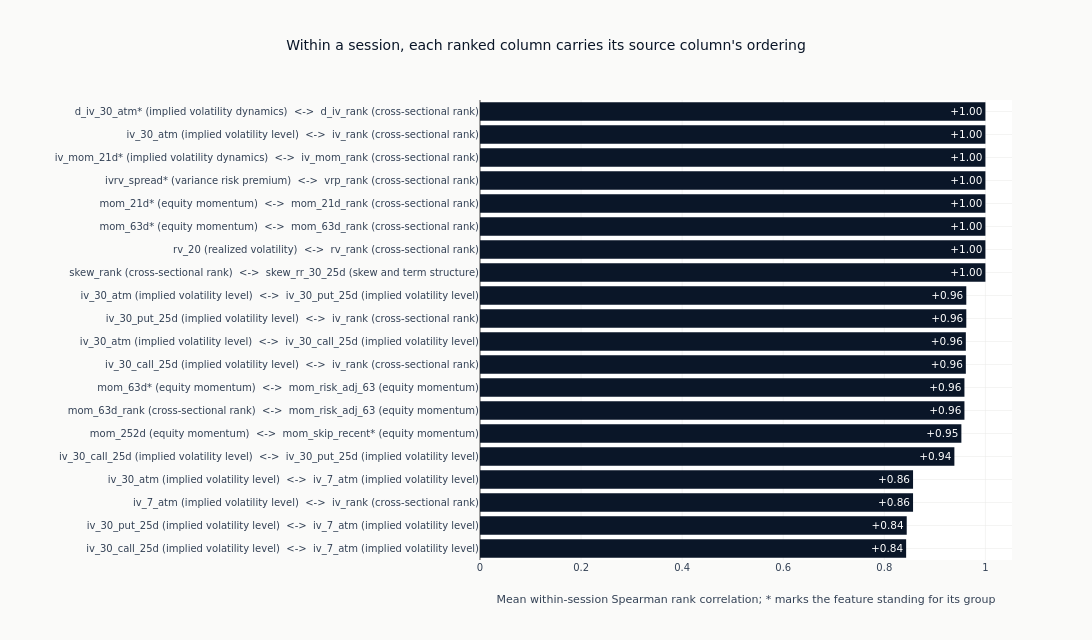

Source (notebook cell):
### Markdown cell above
### The strongest redundant pairs

Ranked pairs rather than the full matrix: the question is which two candidates
are the same evidence entered twice, and a heatmap over this many features
answers it only if the reader can still read the tick labels. Each bar names both
members with the family each belongs to, and marks with an asterisk whichever of
the two stands for its group. A pair inside one family and a pair spanning two
are then distinguishable, and the second kind is what a family-by-family
selection would miss.

### Code cell
RANKED_PAIRS = 20
if high_corr_pairs:
    ranked = sorted(high_corr_pairs, key=lambda pair: abs(pair[2]), reverse=True)[:RANKED_PAIRS]

    def pair_member(name: str) -> str:
        """Name a member with its family, starred when it stands for its group."""
        star = "*" if represented_by.get(name) == name else ""
        return f"{name}{star} ({families.get(name, 'unassigned')})"

    pair_labels = [f"{pair_member(left)}  <->  {pair_member(right)}" for left, right, _ in ranked]
    pair_values = [value for _, _, value in ranked]
    cross_family = sum(families.get(left) != families.get(right) for left, right, _ in ranked)
    fig = go.Figure(
        go.Bar(
            x=list(reversed(pair_values)),
            y=list(reversed(pair_labels)),
            orientation="h",
            marker_color=[
                COLORS["blue"] if value > 0 else COLORS["copper"] for value in reversed(pair_values)
            ],
            text=[f"{value:+.2f}" for value in reversed(pair_values)],
            textposition="inside",
        )
    )
    fig.update_layout(
        title="Within a session, each ranked column carries its source column's ordering",
        xaxis_title=(
            "Mean within-session Spearman rank correlation; "
            "* marks the feature standing for its group"
        ),
        height=640,
        width=1150,
        margin={"l": 480},
        showlegend=False,
    )
    show_plotly_with_alt(
        fig,
        "Twenty horizontal bars, one per redundant pair, on an axis of mean within-session rank "
        "correlation running from zero to one. Each is labelled with both members and the family "
        "each belongs to, and an asterisk marks the member standing for its group. The eight "
        "strongest all sit at exactly plus 1.00 and every one of them pairs a level column with "
        "the cross-sectional rank taken from it. Below them the correlations fall slowly through "
        "0.96, 0.95 and 0.94 - implied volatility maturities against each other, and the "
        "63-session return against its risk-adjusted twin - and the last four sit at 0.86 and "
        "0.84, all involving the 7-day implied volatility. Every bar is positive.",
    )
    print(f"Of the {len(ranked)} strongest pairs, {cross_family} span two families")

### Figure 1 — Plotly figure (JSON) as saved in the notebook; plotly's stock layout.template omitted (floating-point values rounded to 4 significant figures)
{"data": [{"marker": {"color": ["#0a1628", "#0a1628", "#0a1628", "#0a1628", "#0a1628", "#0a1628", "#0a1628", "#0a1628", "#0a1628", "#0a1628", "#0a1628", "#0a1628", "#0a1628", "#0a1628", "#0a1628", "#0a1628", "#0a1628", "#0a1628", "#0a1628", "#0a1628"]}, "orientation": "h", "text": ["+0.84", "+0.84", "+0.86", "+0.86", "+0.94", "+0.95", "+0.96", "+0.96", "+0.96", "+0.96", "+0.96", "+0.96", "+1.00", "+1.00", "+1.00", "+1.00", "+1.00", "+1.00", "+1.00", "+1.00"], "textposition": "inside", "type": "bar", "x": [0.8432, 0.8443, 0.8568, 0.8568, 0.9386, 0.9525, 0.9585, 0.9585, 0.9613, 0.9613, 0.9622, 0.9622, 1.0, 1.0, 1.0, 1.0, 1.0, 1.0, 1.0, 1.0], "y": ["iv_30_call_25d (implied volatility level)  <->  iv_7_atm (implied volatility level)", "iv_30_put_25d (implied volatility level)  <->  iv_7_atm (implied volatility level)", "iv_7_atm (implied volatility level)  <->  iv_rank (cross-sectional rank)", "iv_30_atm (implied volatility level)  <->  iv_7_atm (implied volatility level)", "iv_30_call_25d (implied volatility level)  <->  iv_30_put_25d (implied volatility level)", "mom_252d (equity momentum)  <->  mom_skip_recent* (equity momentum)", "mom_63d_rank (cross-sectional rank)  <->  mom_risk_adj_63 (equity momentum)", "mom_63d* (equity momentum)  <->  mom_risk_adj_63 (equity momentum)", "iv_30_call_25d (implied volatility level)  <->  iv_rank (cross-sectional rank)", "iv_30_atm (implied volatility level)  <->  iv_30_call_25d (implied volatility level)", "iv_30_put_25d (implied volatility level)  <->  iv_rank (cross-sectional rank)", "iv_30_atm (implied volatility level)  <->  iv_30_put_25d (implied volatility level)", "skew_rank (cross-sectional rank)  <->  skew_rr_30_25d (skew and term structure)", "rv_20 (realized volatility)  <->  rv_rank (cross-sectional rank)", "mom_63d* (equity momentum)  <->  mom_63d_rank (cross-sectional rank)", "mom_21d* (equity momentum)  <->  mom_21d_rank (cross-sectional rank)", "ivrv_spread* (variance risk premium)  <->  vrp_rank (cross-sectional rank)", "iv_mom_21d* (implied volatility dynamics)  <->  iv_mom_rank (cross-sectional rank)", "iv_30_atm (implied volatility level)  <->  iv_rank (cross-sectional rank)", "d_iv_30_atm* (implied volatility dynamics)  <->  d_iv_rank (cross-sectional rank)"]}], "layout": {"height": 640, "margin": {"l": 480}, "showlegend": false, "title": {"text": "Within a session, each ranked column carries its source column's ordering"}, "width": 1150, "xaxis": {"title": {"text": "Mean within-session Spearman rank correlation; * marks the feature standing for its group"}}}}
